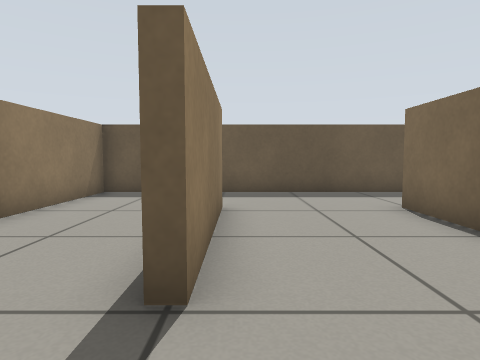
[1] (above)

14 first-person views from a walk through a Gazebo world. The camera is 0.51 m above the floor, tilts 4° down and sees 75° across. The floor is counted in squares, 0.5 m on a side. Each view is taken from the middle of a square. On the plan, view 1 faces up. The plan holds only what a view shows up to about 12 squares ahead; the rest is blank.

[2]
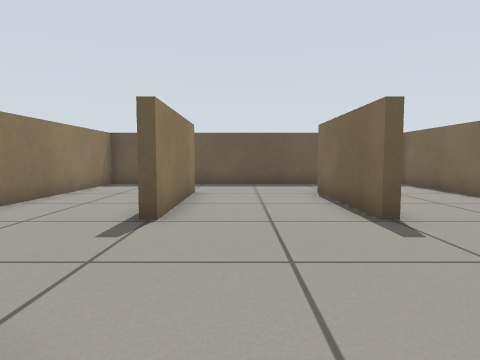

[3]
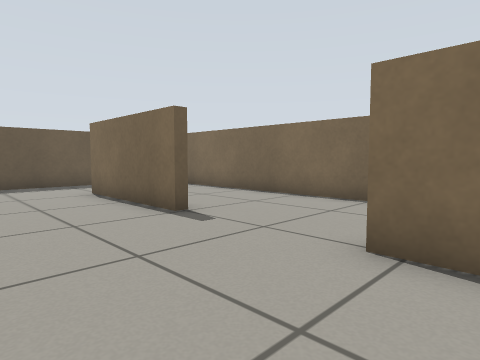

[4]
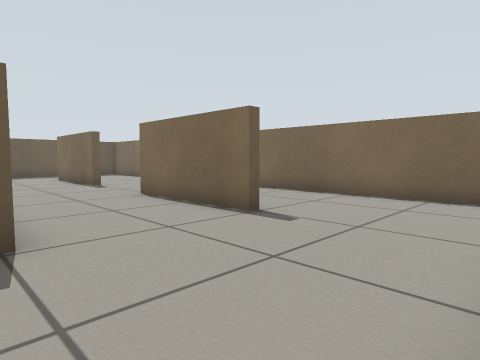

[5]
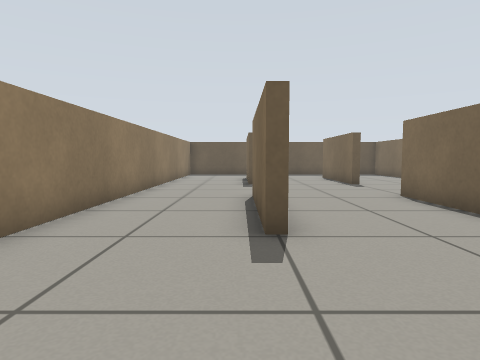

[6]
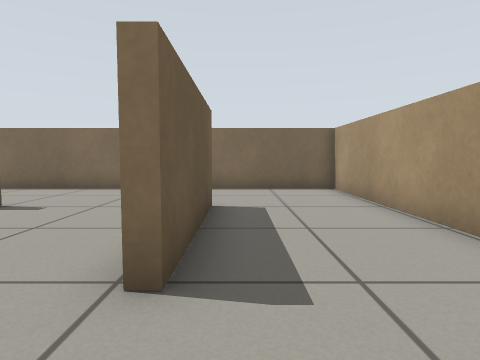

[7]
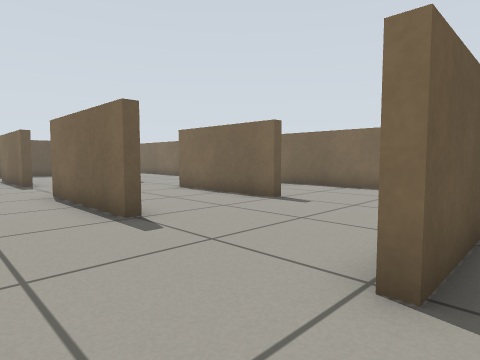

[8]
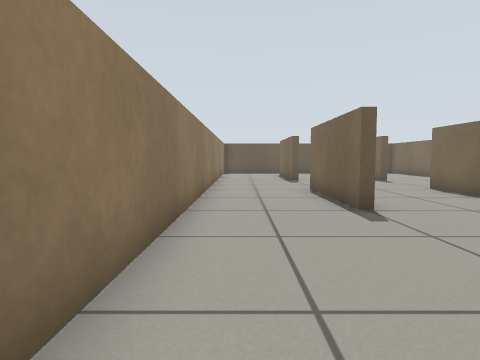

[9]
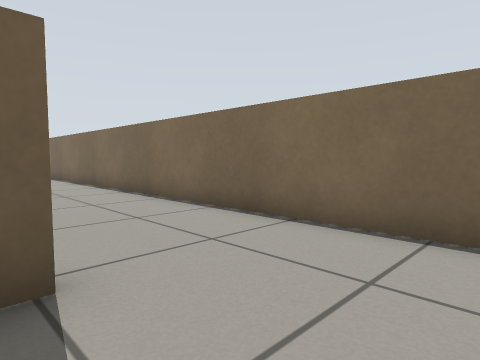

[10]
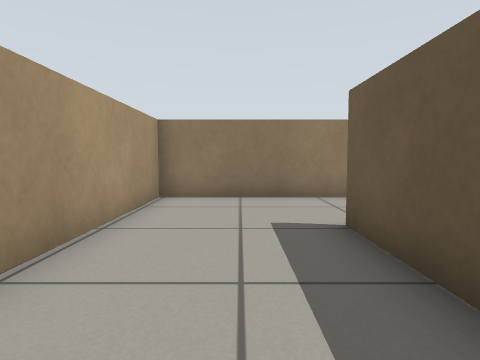

[11]
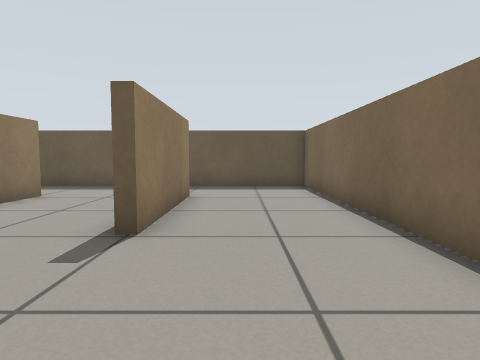

[12]
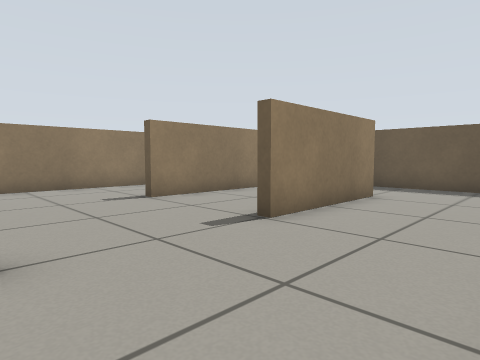

[13]
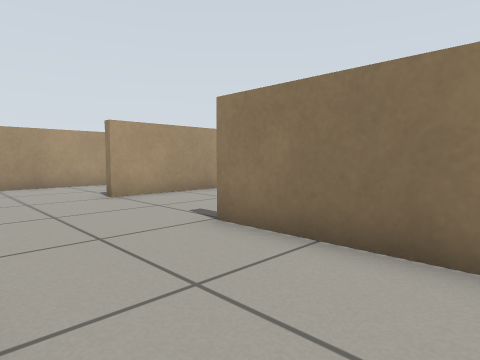

[14]
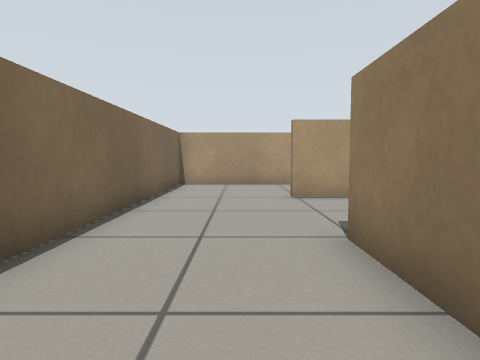

### Floor plan
Points are (right, up) in squares from view 1. A wall is a line through its corners. A room is listed if a view was taken in it or the views show most of it. See-through windows are left out.
Room 1 (views 1, 2, 3, 4, 5, 6, 7, 8, 9, 10, 11, 12, 13, 14)
walls: (3.6, -2.4) (3.6, -5.9) (3.3, -5.9) (3.3, -1.5); (-0.2, -5.9) (-0.7, -5.9) (-0.7, -1.5); (0, -10.1) (3.6, -10.1) (3.6, -10.4) (-0.7, -10.4) (-0.7, -10); (3.6, 6.5) (3.6, 2.1) (3.3, 2.1) (3.3, 6.5); (-0.4, 6.5) (-0.4, 2.1) (-0.7, 2.1) (-0.7, 3.7); (7.3, 9.3) (-4.1, 9.3) (-4.1, -14.1) (7.3, -14.1) (7.3, 9.3)

Positions as (right, up) in squares from view 1, and headings:
1: (0, 0), facing up
2: (1, -3), facing up
3: (0, -3), facing up-right
4: (-1, -10), facing up-right
5: (-1, -10), facing up
6: (-3, -11), facing right
7: (-3, -11), facing up-right
8: (-3, -12), facing up
9: (3, -13), facing up-right
10: (4, -12), facing left
11: (5, -2), facing up
12: (7, -2), facing up-left
13: (7, -2), facing down-left
14: (5, -2), facing down
